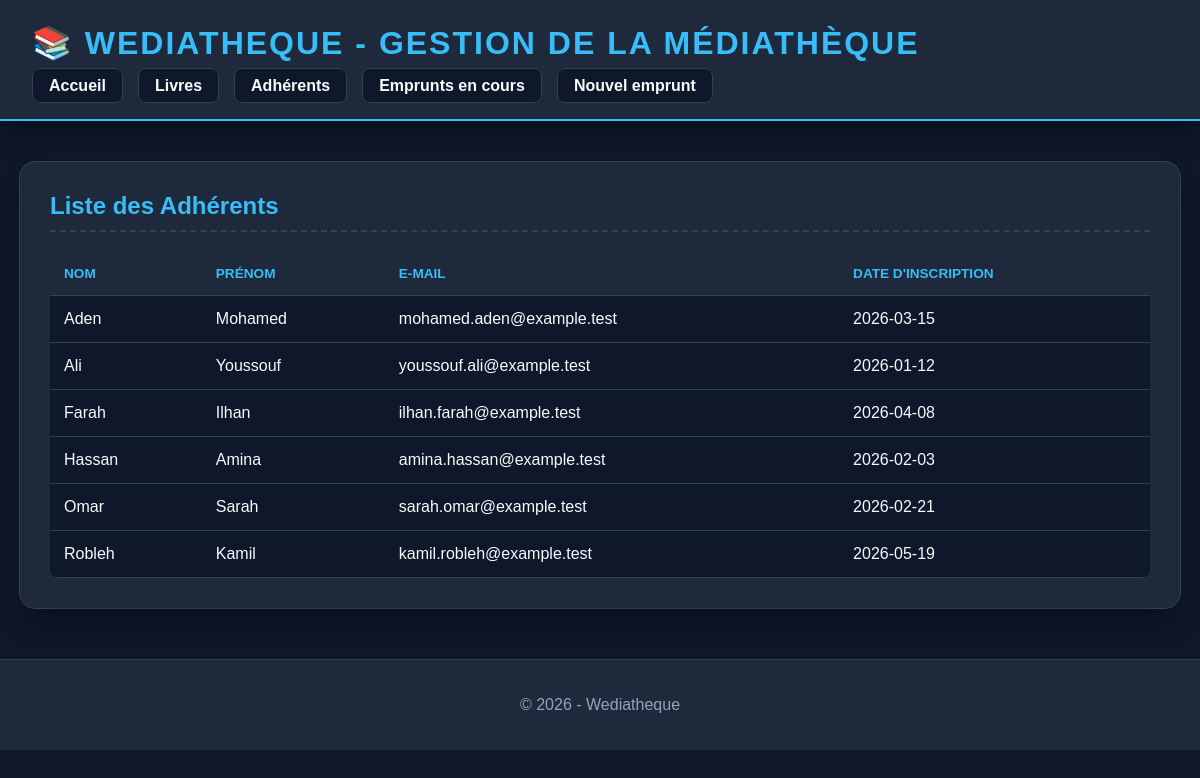
The page /adherents.php on the database its author committed.
### tables this page shows
CREATE TABLE `adherent` (
  `id_adherent` int(11) NOT NULL,
  `nom` varchar(80) NOT NULL,
  `prenom` varchar(80) NOT NULL,
  `email` varchar(150) NOT NULL,
  `date_inscription` date NOT NULL
);

### adherents.php (the view)
<?php
require_once 'config/db.php';
$stmt = $pdo->query("SELECT * FROM adherent ORDER BY nom, prenom");
$adherents = $stmt->fetchAll();
include 'includes/header.php';
?>
<h2>Liste des Adhérents</h2>
<table>
    <thead>
        <tr>
            <th>Nom</th>
            <th>Prénom</th>
            <th>E-mail</th>
            <th>Date d'inscription</th>
        </tr>
    </thead>
    <tbody>
        <?php foreach ($adherents as $adherent): ?>
            <tr>
                <td><?= htmlspecialchars($adherent['nom']); ?></td>
                <td><?= htmlspecialchars($adherent['prenom']); ?></td>
                <td><?= htmlspecialchars($adherent['email']); ?></td>
                <td><?= htmlspecialchars($adherent['date_inscription']); ?></td>
            </tr>
        <?php endforeach; ?>
    </tbody>
</table>
<?php include 'includes/footer.php'; ?>

### includes/header.php (shortened to what this page needs)
<!DOCTYPE html>
<html lang="fr">
<head>
    <link rel="stylesheet" href="assets/style.css">
</head>
<body>
    <header>
        <h1>📚 Wediatheque - Gestion de la Médiathèque</h1>
        <nav>
            <ul>
                <li><a href="index.php">Accueil</a></li>
                <li><a href="livres.php">Livres</a></li>
                <li><a href="adherents.php">Adhérents</a></li>
                <li><a href="emprunts.php">Emprunts en cours</a></li>
                <li><a href="emprunter.php">Nouvel emprunt</a></li>
            </ul>
        </nav>
    </header>
    <main class="container">

### includes/footer.php
</main>
    <footer>
        <p>&copy; <?= date('Y'); ?> - Wediatheque</p>
    </footer>
</body>
</html>

### assets/style.css (style rules this page uses)
:root { --bg-main: #0f172a; --bg-card: #1e293b; --text-color: #f8fafc; --text-muted: #94a3b8; --accent: #38bdf8; --accent-hover: #0ea5e9; --border: #334155; }
body { font-family: 'Poppins', Arial, sans-serif; background-color: var(--bg-main); color: var(--text-color); margin: 0; padding: 0; }
header { background: #1e293b; border-bottom: 2px solid var(--accent); padding: 1.5rem 2rem; box-shadow: 0 10px 25px -5px rgba(0, 0, 0, 0.5); }
header h1 { margin: 0 0 15px 0; color: var(--accent); font-size: 2rem; text-transform: uppercase; letter-spacing: 2px; }
nav ul { list-style: none; padding: 0; margin: 0; display: flex; gap: 15px; flex-wrap: wrap; }
nav a { color: var(--text-color); background: #0f172a; border: 1px solid var(--border); text-decoration: none; padding: 8px 16px; border-radius: 8px; font-weight: bold; transition: all 0.3s ease; }
.container { max-width: 1100px; margin: 40px auto; background: var(--bg-card); padding: 30px; border-radius: 16px; box-shadow: 0 20px 25px -5px rgba(0, 0, 0, 0.3); border: 1px solid var(--border); }
h2 { color: var(--accent); border-bottom: 2px dashed var(--border); padding-bottom: 10px; margin-top: 0; }
table { width: 100%; border-collapse: collapse; margin-top: 20px; background: #0f172a; border-radius: 8px; overflow: hidden; }
table th, table td { padding: 14px; text-align: left; border-bottom: 1px solid var(--border); }
table th { background-color: #1e293b; color: var(--accent); text-transform: uppercase; font-size: 0.85rem; }
footer { text-align: center; padding: 20px; background: #1e293b; color: var(--text-muted); border-top: 1px solid var(--border); margin-top: 50px; }

### rows shown on the page
adherent: nom "Aden", prenom "Mohamed", email "mohamed.aden@example.test", date_inscription "2026-03-15"
adherent: nom "Ali", prenom "Youssouf", email "youssouf.ali@example.test", date_inscription "2026-01-12"
adherent: nom "Farah", prenom "Ilhan", email "ilhan.farah@example.test", date_inscription "2026-04-08"
adherent: nom "Hassan", prenom "Amina", email "amina.hassan@example.test", date_inscription "2026-02-03"
adherent: nom "Omar", prenom "Sarah", email "sarah.omar@example.test", date_inscription "2026-02-21"
adherent: nom "Robleh", prenom "Kamil", email "kamil.robleh@example.test", date_inscription "2026-05-19"
